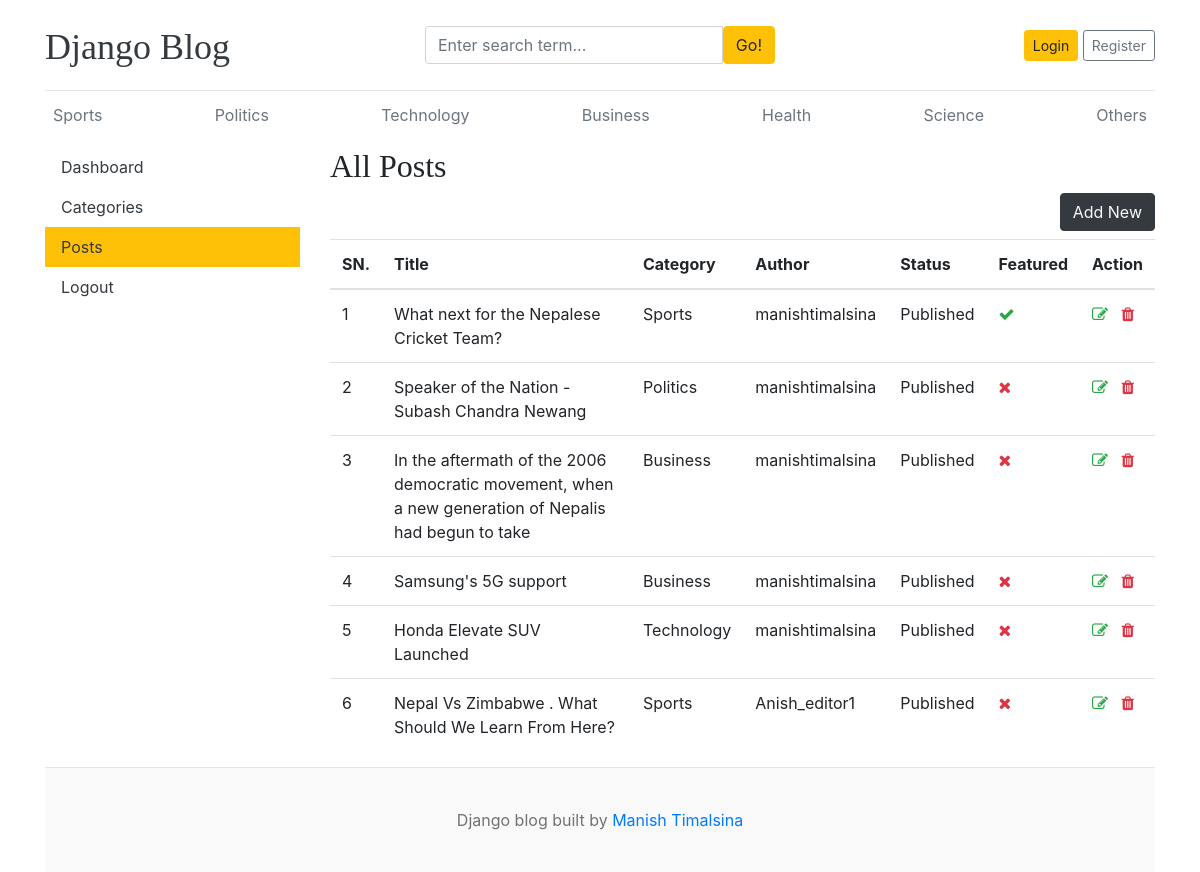
The app's page /dashboard/posts/ with its own data.
### blogs/models.py (models this page shows, shortened)
class Category(models.Model):
  category_name = models.CharField(max_length=50, unique=True)
  created_at = models.DateTimeField(auto_now_add=True)
  updated_at = models.DateTimeField(auto_now=True)
  class Meta:
    verbose_name_plural = 'categories'
  def __str__(self):
    return self.category_name

class Blog(models.Model):
  title = models.CharField(max_length=100)
  slug = models.SlugField(max_length=150, unique=True, blank=True)
  category = models.ForeignKey(Category, on_delete=models.CASCADE)
  author = models.ForeignKey(User, on_delete=models.CASCADE)
  featured_image = models.ImageField(upload_to='uploads/%Y/%m/%d')
  short_description = models.TextField(max_length=500)
  blog_body = models.TextField(max_length=2500)
  status = models.CharField(max_length=20, choices=STATUS_CHOICES,default="Draft")
  is_featured = models.BooleanField(default=False)
  created_at = models.DateTimeField(auto_now_add=True)
  updated_at = models.DateTimeField(auto_now=True)

### dashboards/views.py (the view)
# urls.py: path('posts/', views.posts, name='posts'),
def posts(request):
  posts = Blog.objects.all()
  context = {
    'posts' : posts,
  }
  return render(request, 'dashboard/posts.html', context)

### blogs/context_processors.py (called while the page is built)
def get_categories(request):
  categories = Category.objects.all()
  return dict(categories=categories)

def get_social_links(request):
  social_links = SocialLink.objects.all()
  return dict(social_links=social_links)

### templates/dashboard/posts.html (shortened to what this page needs)
{% extends 'base.html' %}
{% block content %}
<div class="row">
  {% include 'dashboard/sidebar.html' %}
  <div class="col-md-9">
    <h2>All Posts</h2>
    <a
      href="{% url 'add_post' %}"
      class="btn btn-dark text-light float-right mb-2"
      >Add New</a
    >
    <table class="table table-hover">
      <thead>
        <tr>
          <th>SN.</th>
          <th>Title</th>
          <th>Category</th>
          <th>Author</th>
          <th>Status</th>
          <th>Featured</th>
          <th>Action</th>
        </tr>
      </thead>
      <tbody>
        {% for post in posts %}
        <tr>
          <td>{{ forloop.counter }}</td>
          <td>{{ post.title }}</td>
          <td>{{ post.category}}</td>
          <td>{{ post.author }}</td>
          <td>{{ post.status }}</td>
          <td>
            {% if post.is_featured %} <i class="fa fa-check text-success"></i {% else %} <i class="fa fa-times text-danger"></i {% endif %}
          </td>
          <td>
            <a href="{% url 'edit_post' post.id %}"
              ><i class="fa fa-edit text-success"></i
            ></a>
            <a href="{% url 'delete_post' post.id %}"
              ><i class="fa fa-trash text-danger"></i
            ></a>
          </td>
        </tr>
        {% endfor %}
      </tbody>
    </table>
  </div>
</div>
{% endblock %}

### templates/base.html (shortened to what this page needs)
{% load static %}
<!DOCTYPE html>
<html lang="en">
  <head>
    <link
      href="https://getbootstrap.com/docs/4.0/dist/css/bootstrap.min.css"
      rel="stylesheet"
    />
    <link href="{% static 'css/blog.css' %}" rel="stylesheet" />
    <link rel="stylesheet" href="https://cdnjs.cloudflare.com/ajax/libs/font-awesome/4.7.0/css/font-awesome.min.css">
  </head>
  <body>
    <div class="container">
      <header class="blog-header py-3">
        <div class="row flex-nowrap justify-content-between align-items-center">
          <div class="col-4 pt-1">
            <a class="blog-header-logo text-dark" href="/">Django Blog</a>
          </div>
          <div class="col-4">
            <form action="{% url 'search' %}" method="GET">
              <div class="input-group">
                <input
                  class="form-control"
                  type="text" name="keyword" value="{{ keyword }}"
                  placeholder="Enter search term..."
                  aria-label="Enter search term..."
                  aria-describedby="button-search"
                />
                <button type="submit" class="btn btn-warning" id="button-search" type="button">
                  Go!
                </button>
              </div>
            </form>
          </div>
          <div class="col-4 d-flex justify-content-end align-items-center">
            {% if not user.is_authenticated %}
            <a class="btn btn-sm btn-warning" href="{% url 'login' %}">Login</a> &nbsp;
            <a class="btn btn-sm btn-outline-secondary" href="{% url 'register' %}">Register</a>
            {% else %}
            <span><a href="{% url 'dashboard' %}">Dashboard</a></span>
            &emsp;
            <span><a href="{% url 'logout' %}">Logout</a></span>
            {% endif %}
          </div>
        </div>
      </header>
      <div class="nav-scroller py-1 mb-2">
        <nav class="nav d-flex justify-content-between">
          {% for cat in categories %}
          <a class="p-2 text-muted" href="{% url 'posts_by_category' cat.id %}">{{ cat.category_name }}</a>
          {% endfor %}
        </nav>
      </div>
{% block content %}
{% endblock %}
<footer class="blog-footer">
  <p>Django blog built by <a href="#">Manish Timalsina</a></p>
</footer>
</body>
</html>

### static/css/blog.css (style rules this page uses)
.blog-header { border-bottom: 1px solid #e5e5e5; }
.blog-header-logo { font-family: "Playfair Display", Georgia, "Times New Roman", serif; font-size: 2.25rem; }
h1, h2, h3, h4, h5, h6 { font-family: "Playfair Display", Georgia, "Times New Roman", serif; }
.blog-footer { padding: 2.5rem 0; color: #727272; text-align: center; background-color: #f9f9f9; border-top: .05rem solid #e5e5e5; }
.blog-footer p:last-child { margin-bottom: 0; }

### records on screen
Category: category_name "Sports"
Category: category_name "Politics"
Category: category_name "Technology"
Category: category_name "Business"
Category: category_name "Health"
Category: category_name "Science"
Category: category_name "Others"
Blog: title "What next for the Nepalese Cricket Team?", category "Sports", author "manishtimalsina", status "Published", is_featured True (drawn)
Blog: title "Speaker of the Nation - Subash Chandra Newang", category "Politics", author "manishtimalsina", status "Published", is_featured False (drawn)
Blog: title "In the aftermath of the 2006 democratic movement, when a new generation of Nepalis had begun to take", category "Business", author "manishtimalsina", status "Published", is_featured False (drawn)
Blog: title "Samsung's 5G support", category "Business", author "manishtimalsina", status "Published", is_featured False (drawn)
Blog: title "Honda Elevate SUV Launched", category "Technology", author "manishtimalsina", status "Published", is_featured False (drawn)
Blog: title "Nepal Vs Zimbabwe . What Should We Learn From Here?", category "Sports", author "Anish_editor1", status "Published", is_featured False (drawn)
